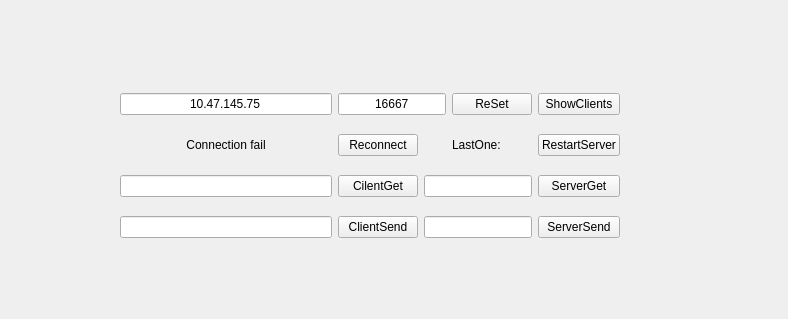
<?xml version="1.0" encoding="UTF-8"?>
<ui version="4.0">
 <class>netting</class>
 <widget class="QWidget" name="netting">
  <property name="geometry">
   <rect>
    <x>0</x>
    <y>0</y>
    <width>788</width>
    <height>319</height>
   </rect>
  </property>
  <property name="windowTitle">
   <string>Form</string>
  </property>
  <widget class="QWidget" name="layoutWidget">
   <property name="geometry">
    <rect>
     <x>120</x>
     <y>80</y>
     <width>500</width>
     <height>175</height>
    </rect>
   </property>
   <layout class="QGridLayout" name="gridLayout">
    <item row="0" column="1" colspan="2">
     <widget class="QLineEdit" name="PORTEdit">
      <property name="text">
       <string>16667</string>
      </property>
      <property name="alignment">
       <set>Qt::AlignCenter</set>
      </property>
     </widget>
    </item>
    <item row="4" column="2" colspan="2">
     <widget class="QLineEdit" name="serverSendEdit"/>
    </item>
    <item row="4" column="0">
     <widget class="QLineEdit" name="clientSendEdit"/>
    </item>
    <item row="1" column="0">
     <widget class="QLabel" name="connectLabel">
      <property name="text">
       <string>Connection fail</string>
      </property>
      <property name="alignment">
       <set>Qt::AlignCenter</set>
      </property>
     </widget>
    </item>
    <item row="1" column="1">
     <widget class="QPushButton" name="reConnectButton">
      <property name="text">
       <string>Reconnect</string>
      </property>
     </widget>
    </item>
    <item row="3" column="1">
     <widget class="QPushButton" name="getButton_1">
      <property name="text">
       <string>CilentGet</string>
      </property>
     </widget>
    </item>
    <item row="4" column="1">
     <widget class="QPushButton" name="clientSendButton">
      <property name="text">
       <string>ClientSend</string>
      </property>
     </widget>
    </item>
    <item row="0" column="3">
     <widget class="QPushButton" name="reSetButton">
      <property name="text">
       <string>ReSet</string>
      </property>
     </widget>
    </item>
    <item row="3" column="4">
     <widget class="QPushButton" name="getButton_2">
      <property name="text">
       <string>ServerGet</string>
      </property>
     </widget>
    </item>
    <item row="1" column="2" colspan="2">
     <widget class="QLabel" name="lastOneLabel">
      <property name="text">
       <string>LastOne: </string>
      </property>
      <property name="alignment">
       <set>Qt::AlignCenter</set>
      </property>
     </widget>
    </item>
    <item row="0" column="4">
     <widget class="QPushButton" name="showClientButton">
      <property name="text">
       <string>ShowClients</string>
      </property>
     </widget>
    </item>
    <item row="3" column="0">
     <widget class="QLineEdit" name="clientGetEdit"/>
    </item>
    <item row="4" column="4">
     <widget class="QPushButton" name="serverSendButton">
      <property name="text">
       <string>ServerSend</string>
      </property>
     </widget>
    </item>
    <item row="0" column="0">
     <widget class="QLineEdit" name="IPEdit">
      <property name="text">
       <string>10.47.145.75</string>
      </property>
      <property name="alignment">
       <set>Qt::AlignCenter</set>
      </property>
     </widget>
    </item>
    <item row="3" column="2" colspan="2">
     <widget class="QLineEdit" name="serverGetEdit"/>
    </item>
    <item row="1" column="4">
     <widget class="QPushButton" name="reStartButton">
      <property name="text">
       <string>RestartServer</string>
      </property>
     </widget>
    </item>
   </layout>
  </widget>
 </widget>
 <resources/>
 <connections/>
</ui>
